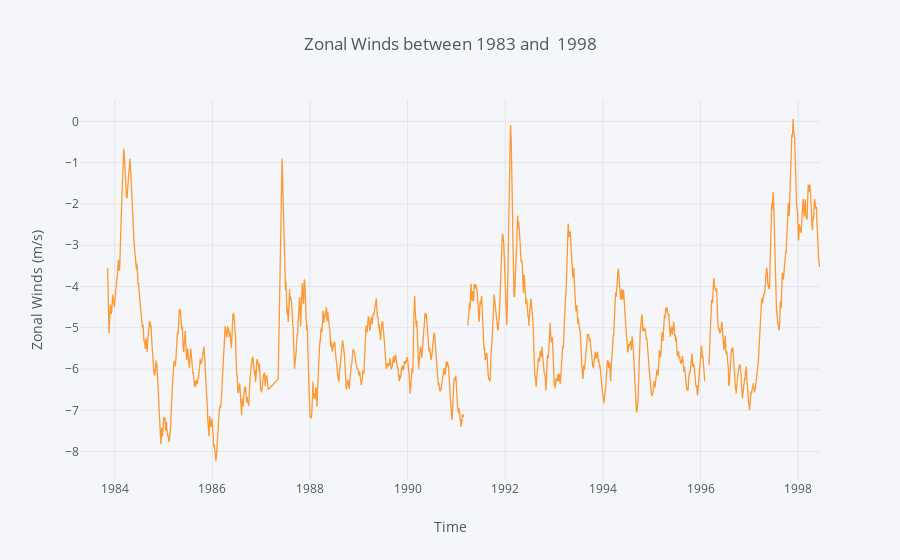

Source (notebook cell):
### Code cell
g['zon.winds'].rolling(window= 30).mean().iplot(kind='line', xTitle='Time',
           yTitle='Zonal Winds (m/s)', title='Zonal Winds between 1983 and  1998')

### Figure 1 — Plotly figure (JSON) as saved in the notebook; plotly's stock layout.template omitted (floating-point values rounded to 4 significant figures; data arrays with more than 128 entries replaced by an {"elided": "..."} marker saying what was removed)
{"data": [{"line": {"color": "rgba(255, 153, 51, 1.0)", "dash": "solid", "shape": "linear", "width": 1.3}, "mode": "lines", "name": "zon.winds", "text": "", "type": "scatter", "uid": "83dd2c13-291f-4a19-be8f-8e9476ddbec7", "x": {"elided": "5274 str values"}, "y": {"elided": "5274 mixed values"}}], "layout": {"legend": {"bgcolor": "#F5F6F9", "font": {"color": "#4D5663"}}, "paper_bgcolor": "#F5F6F9", "plot_bgcolor": "#F5F6F9", "title": {"font": {"color": "#4D5663"}, "text": "Zonal Winds between 1983 and  1998"}, "xaxis": {"gridcolor": "#E1E5ED", "showgrid": true, "tickfont": {"color": "#4D5663"}, "title": {"font": {"color": "#4D5663"}, "text": "Time"}, "zerolinecolor": "#E1E5ED"}, "yaxis": {"gridcolor": "#E1E5ED", "showgrid": true, "tickfont": {"color": "#4D5663"}, "title": {"font": {"color": "#4D5663"}, "text": "Zonal Winds (m/s)"}, "zerolinecolor": "#E1E5ED"}}}
